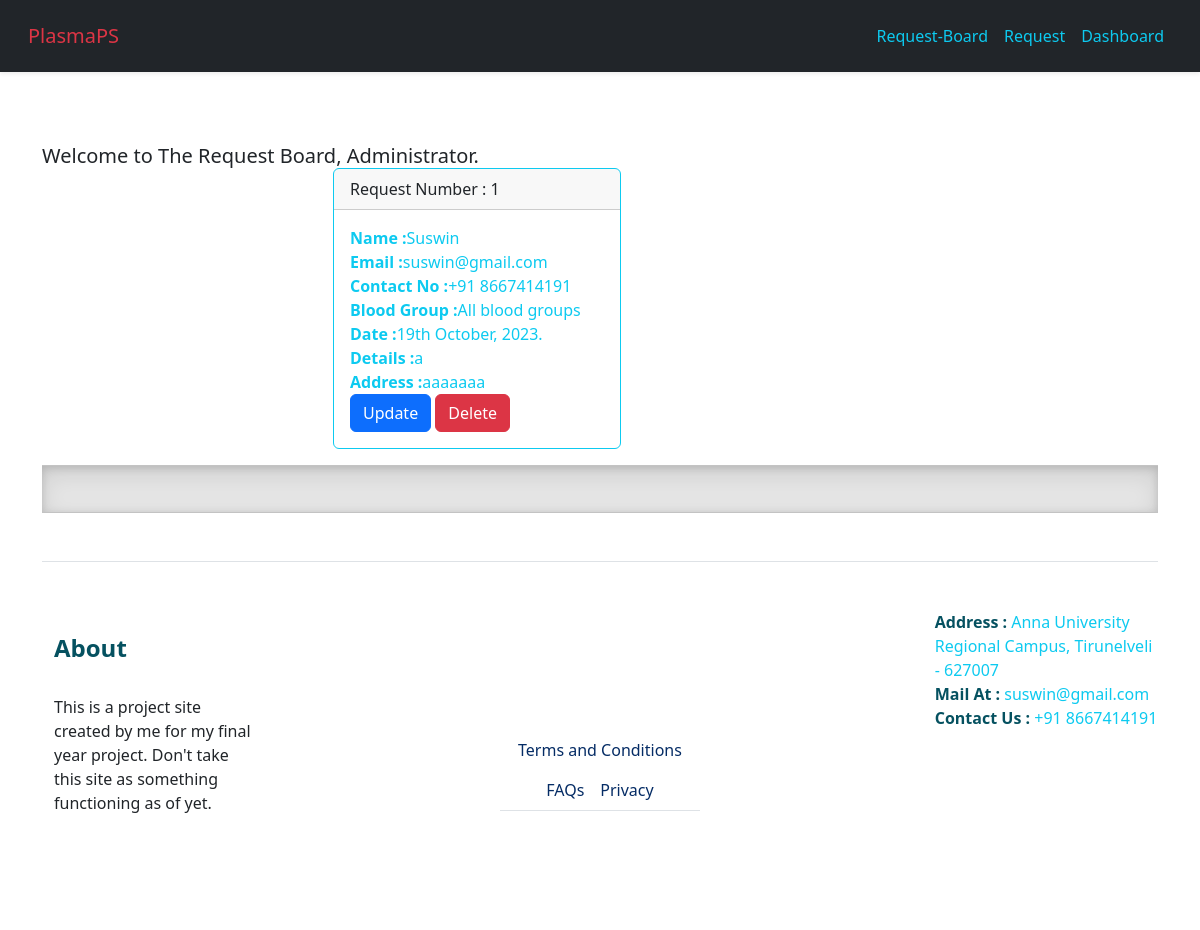
/board (signed in), run on the app's committed database.
### website/models.py (models this page shows, shortened)
class Plasma(db.Model, UserMixin):
    id = db.Column(db.Integer, primary_key=True)
    name = db.Column(db.Text, nullable=False)
    email = db.Column(db.String(150), nullable=False)
    contact_no = db.Column(db.Integer, nullable=False)
    blood_group = db.Column(db.Text, nullable=False)
    date_details = db.Column(db.String, nullable=False)
    address = db.Column(db.TEXT(200), nullable=False)
    details = db.Column(db.TEXT(4000), nullable=False)

### website/views.py (the view)
@views.route('/board', methods=['GET'])
@login_required
def Board():
    plasma = Plasma.query.all()
    return render_template("board.html", plasma=plasma, user=current_user)

### website/__init__.py (called while the page is built)
def create_app():
    app = Flask(__name__)
    app.config['SQLALCHEMY_DATABASE_URI'] = f'sqlite:///{DB_NAME}'
    app.config['SECRET_KEY'] = 'SP410 SP410'
    db.init_app(app)
    login_manager = LoginManager()
    login_manager.login_view = 'auth.login'
    login_manager.login_view = 'auth.doc_login'
    login_manager.init_app(app)
    @login_manager.user_loader
    def load_user(id):
        return User.query.get(int(id))
    from .views import views
    from .auth import auth
    app.register_blueprint(views, url_prefix='/')
    app.register_blueprint(auth, url_prefix='/')
    from .models import User
    with app.app_context():
       db.create_all()
    return app

### website/templates/board.html
{% extends "base.html" %} {% block title %}Request Plasma{% endblock %}
{% block content %}
<br><br>
{% if current_user.id == 1 %}
    <h5 class="card-title">Welcome to The Request Board, Administrator. </h5>
{% else %}
    <h5 class="card-title">Welcome to The Request Board, {{current_user.name}}</h5>
{% endif %}
<div class="container">
  <div class="row">
  {% for entry in plasma %}
  <div class="container col-6">
  <div class="card border-info mb-3" style="max-width: 18rem;">
    <div class="card-header">Request Number : {{entry.id}}</div>
      <div class="card-body text-info" >
        <p class="card-text">
          <strong>Name :</strong>{{entry.name}}<br/>
          <strong>Email :</strong>{{entry.email}}<br/>
          <strong>Contact No :</strong>{{entry.contact_no}}<br/>
          <strong>Blood Group :</strong>{{entry.blood_group}}<br/>
          <strong>Date :</strong>{{entry.date_details}}<br/>
          <strong>Details :</strong>{{entry.details}}<br/>
          <strong>Address :</strong>{{entry.address}}<br/>
          {% if current_user.email == entry.email %}
             <a href="{{url_for('views.request_update', id = entry.id)}}" class="btn btn-primary btn-small">Update</a>
             <a href="{{url_for('views.delete', id = entry.id)}}" class="btn btn-danger btn-small">Delete</a>
          {% elif current_user.id == 1 %}
             <a href="{{url_for('views.delete', id = entry.id)}}" class="btn btn-danger btn-small">Delete</a>
          {% endif %}
        </p>
      </div>
    </div>
  </div>
{% endfor %}
  </div>
</div>
{% endblock %}

### website/static/style.css (style rules this page uses)
body { padding-top: 3rem; padding-bottom: 3rem; color: rgb(var(--bs-tertiary-color-rgb)); }

### data on the page
Plasma: id "1", name "Suswin", email "suswin@gmail.com", contact_no "+91 8667414191", blood_group "All blood groups", date_details "19th October, 2023.", details "a", address "aaaaaaa"
